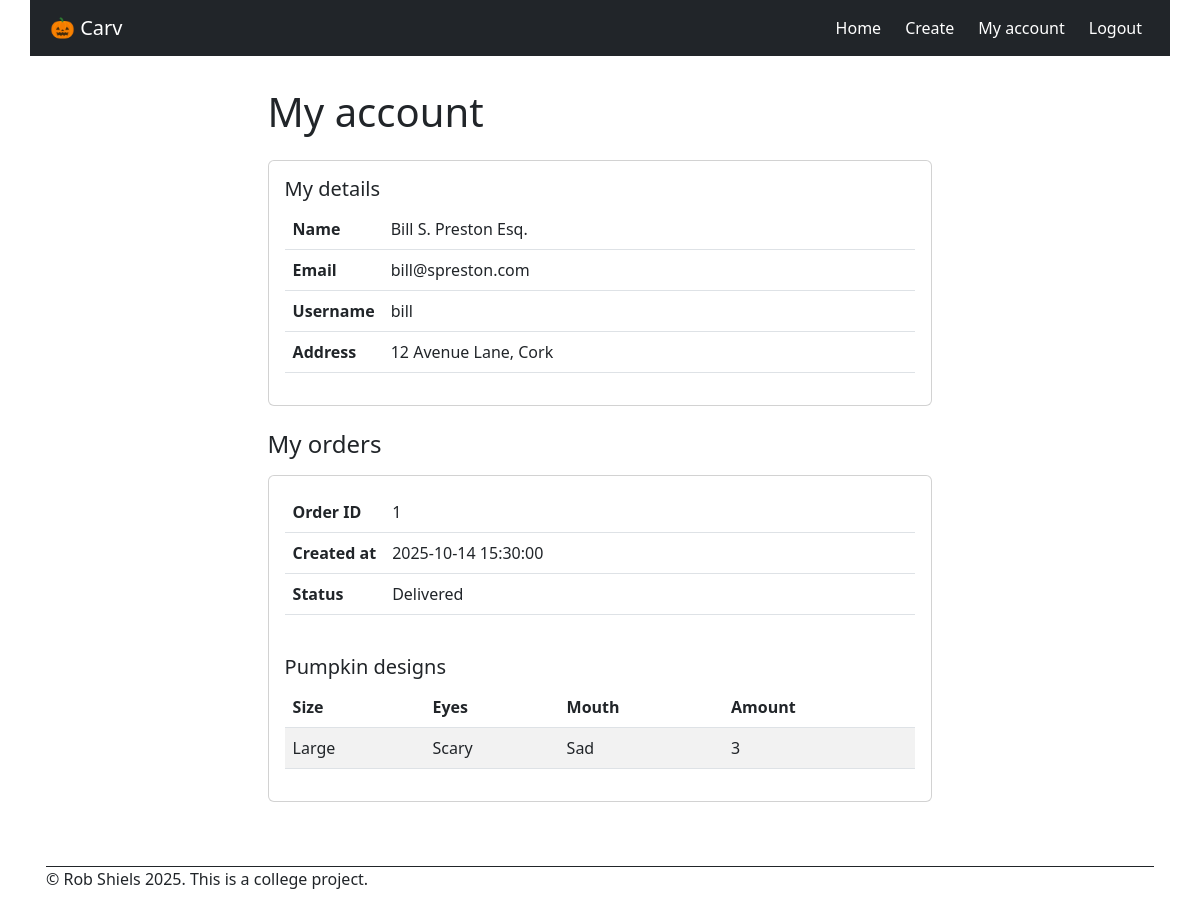
The page /my-account (signed in) on the database as committed earlier.
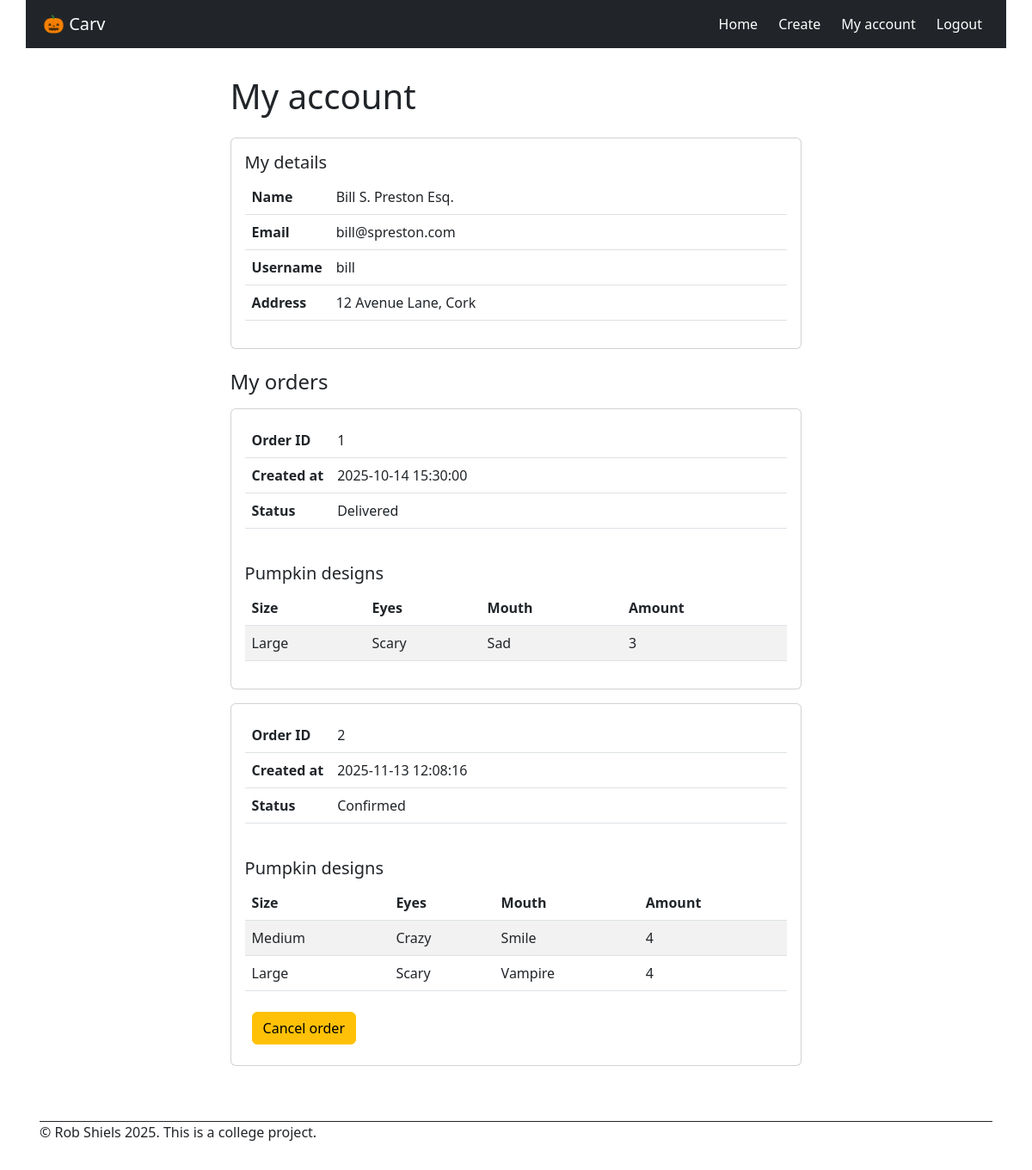
The same page on the database as committed later.
### models.py (models this page shows, shortened)
class User(db.Model, UserMixin):
    __tablename__ = 'user'
    user_id: Mapped[int] = mapped_column(primary_key=True)
    username: Mapped[str] = mapped_column(nullable=False)
    password: Mapped[str] = mapped_column(nullable=False)
    name: Mapped[str] = mapped_column(nullable=False)
    email: Mapped[str] = mapped_column(nullable=False, unique=True)
    address: Mapped[str] = mapped_column(nullable=False)
    role: Mapped[str] = mapped_column(nullable=False, default="customer")
    orders = db.relationship('Order', back_populates='customer')

class Order(db.Model):
    __tablename__ = 'order'
    order_id: Mapped[int] = mapped_column(primary_key=True)
    created_at: Mapped[datetime] = mapped_column(nullable=False,  default=lambda: datetime.now(timezone.utc).replace(microsecond=0))
    status: Mapped[str] = mapped_column(nullable=True)
    customer_id: Mapped[int] = mapped_column(db.ForeignKey('user.user_id'), nullable=False) # Add 'delete' button to delete customer and all associated ordres
    customer = db.relationship('User', back_populates='orders')
    pumpkins = db.relationship('PumpkinDesign', back_populates='order',  cascade='all, delete-orphan', passive_deletes=True )  # one-to-many

class PumpkinDesign(db.Model):
    __tablename__ = 'pumpkin_design'
    design_id: Mapped[int] = mapped_column(primary_key=True)
    size: Mapped[str] = mapped_column(nullable=False)
    eyes: Mapped[str] = mapped_column(nullable=False)
    mouth: Mapped[str] = mapped_column(nullable=False)
    amount: Mapped[int] = mapped_column(nullable=False)
    created_at: Mapped[datetime] = mapped_column(nullable=False,  default=lambda: datetime.now(timezone.utc).replace(microsecond=0))
    order_id: Mapped[int] = mapped_column(db.ForeignKey('order.order_id', ondelete='CASCADE'), nullable=False)
    order = db.relationship('Order', back_populates='pumpkins')

### app.py (the view)
@app.route("/my-account")
@login_required
def my_account():
    orders = Order.query.filter_by(customer_id=current_user.user_id).order_by(Order.order_id).all()
    return render_template("my-account.html", orders=orders)

### app.py (called while the page is built)
@login_manager.user_loader
def load_user(user_id):
    return User.query.get(int(user_id))

### templates/my-account.html (shortened to what this page needs)
{% set title = "My account" %}
{% extends "base.html" %}
{% block main %}
<div class="card mb-4">
    <div class="card-body">
        <h5 class="card-title ">My details</h5>
        <table class="table">
            <tbody>
                <tr>
                    <th scope="row" class="hug">Name</th>
                    <td>{{ current_user.name }}</td>
                </tr>
                <tr>
                    <th scope="row" class="hug">Email</th>
                    <td>{{ current_user.email }}</td>
                </tr>
                <tr>
                    <th scope="row" class="hug">Username</th>
                    <td>{{ current_user.username }}</td>
                </tr>
                <tr>
                    <th scope="row" class="hug">Address</th>
                    <td>{{ current_user.address }}</td>
                </tr>
            </tbody>
        </table>
    </div>
</div>
<h4 class="card-title mb-3">My orders</h4>
{% for order in orders %}
<div class="card mb-3">
    <div class="card-body">
        <div class="pb-4">
            <table class="table">
                <tbody>
                    <tr>
                        <th scope="row" class="hug">Order ID</th>
                        <td>{{ order.order_id }}</td>
                    </tr>
                    <tr>
                        <th scope="row" class="hug">Created at</th>
                        <td>{{ order.created_at }}</td>
                    </tr>
                    <tr>
                        <th scope="row" class="hug">Status</th>
                        <td>{{ order.status }}</td>
                    </tr>
                </tbody>
            </table>
        </div>
        <h5 class="card-title ">Pumpkin designs</h5>
        {% if order.pumpkins %}
        <table class="table table-striped">
            <thead>
                <tr>
                    <th>Size</th>
                    <th>Eyes</th>
                    <th>Mouth</th>
                    <th>Amount</th>
                </tr>
            </thead>
            <tbody>
                {% for pumpkin in order.pumpkins %}
                <tr>
                    <td>{{ pumpkin.size }}</td>
                    <td>{{ pumpkin.eyes }}</td>
                    <td>{{ pumpkin.mouth }}</td>
                    <td>{{ pumpkin.amount }}</td>
                </tr>
                {% endfor %}
            </tbody>
        </table>
        {% else %}
        <p>You haven't added a pumpkin yet.</p>
        {% endif %}
        {% if order.status != "Delivered" %}
        <form id="order-form" action="{{url_for('delete_order', order_id=order.order_id)}}" method="post">
            <button type="submit" class="btn btn-warning m-2">Cancel order</button>
        </form>
        {% endif %}
    </div>
</div>
{% endfor %}
{% endblock %}

### templates/base.html (shortened to what this page needs)
<!DOCTYPE html>
<html lang="en">
<head>
  <link rel="stylesheet" href="https://cdn.jsdelivr.net/npm/bootstrap@5.2.3/dist/css/bootstrap.min.css"
>
  <link rel="stylesheet" href="https://cdn.jsdelivr.net/npm/bootstrap-icons@1.3.0/font/bootstrap-icons.css">
  <link rel="stylesheet" href="{{ url_for('static', filename='css/style.css') }}">
</head>
<body>
  <div id="wrapper">
    <nav class="navbar navbar-expand-lg navbar-dark bg-dark p-2">
      <div class="container-fluid">
        <a class="navbar-brand" href="{{ url_for('index') }}">
          🎃
             Carv
        </a>
        <div class="collapse navbar-collapse" id="navbarNav">
          <ul class="navbar-nav ms-auto gap-2">
            <li class="nav-item">
              <a class="nav-link active" aria-current="page" href="{{ url_for('index') }}">Home</a>
            </li>
            {% if current_user.is_authenticated %}
              {% if current_user.role == 'admin' %}
              <li class="nav-item">
                <a class="nav-link active" href="{{ url_for('admin_page') }}">Admin</a>
              </li>
              {% else %}
              <li class="nav-item">
                <a class="nav-link active" href="{{ url_for('create_pumpkin_page') }}">Create</a>
              </li>
              <li class="nav-item">
                <a class="nav-link active" href="{{ url_for('my_account') }}">My account</a>
              </li>
              {% endif %}
            <li class="nav-item">
              <a class="nav-link active" href="{{ url_for('logout') }}">Logout</a>
            </li>
            {% endif %}
          </ul>
        </div>
      </div>
    </nav>
    <main>
      <div class="title-block">
        <h1 class="mb-4">{{ title or "Welcome" }}</h1>
      </div>
      {% block main %}
      {% endblock %}
    </main>
    <footer class="m-3">
      <p>&copy; Rob Shiels 2025. This is a college project.</p>
    </footer>
  </div>
</body>
</html>

### static/css/style.css (style rules this page uses)
* { margin: 0px; padding: 0px; font-size: 16px; }
html { height: 100%; color: white; }
body { margin: 0px; min-height: 100vh; }
nav { grid-area: nav; }
main { grid-area: main; }
footer { grid-area: footer; }
#wrapper { min-height: 100vh; margin-left: auto; margin-right: auto; background-color: white; display: grid; gap: 16px; grid-template-rows: auto 1fr auto; grid-template-areas: "nav" "main" "footer"; }
main { padding: 16px 16px; display: flex; flex-wrap: wrap; align-content: center; flex-direction: column; }
footer { border-top: 1px solid #212529; margin-top: auto; }
.table td.hug, .table th.hug { width: 1%; white-space: nowrap; }
@media (min-width: 480px) { body { margin: 0px 24px; max-width: 1140px; margin-left: auto; margin-right: auto; } }
@media (min-width: 480px) { .card { width:60%; } }

Rows that differ between the two databases and show on the page:
added Order: order_id "2", created_at "2025-11-13 12:08:16", status "Confirmed"
now on this page (row unchanged): PumpkinDesign: size "Medium", eyes "Crazy", mouth "Smile", amount "4", shown under "2"
added PumpkinDesign: size "Large", eyes "Scary", mouth "Vampire", amount "4", shown under "2"
